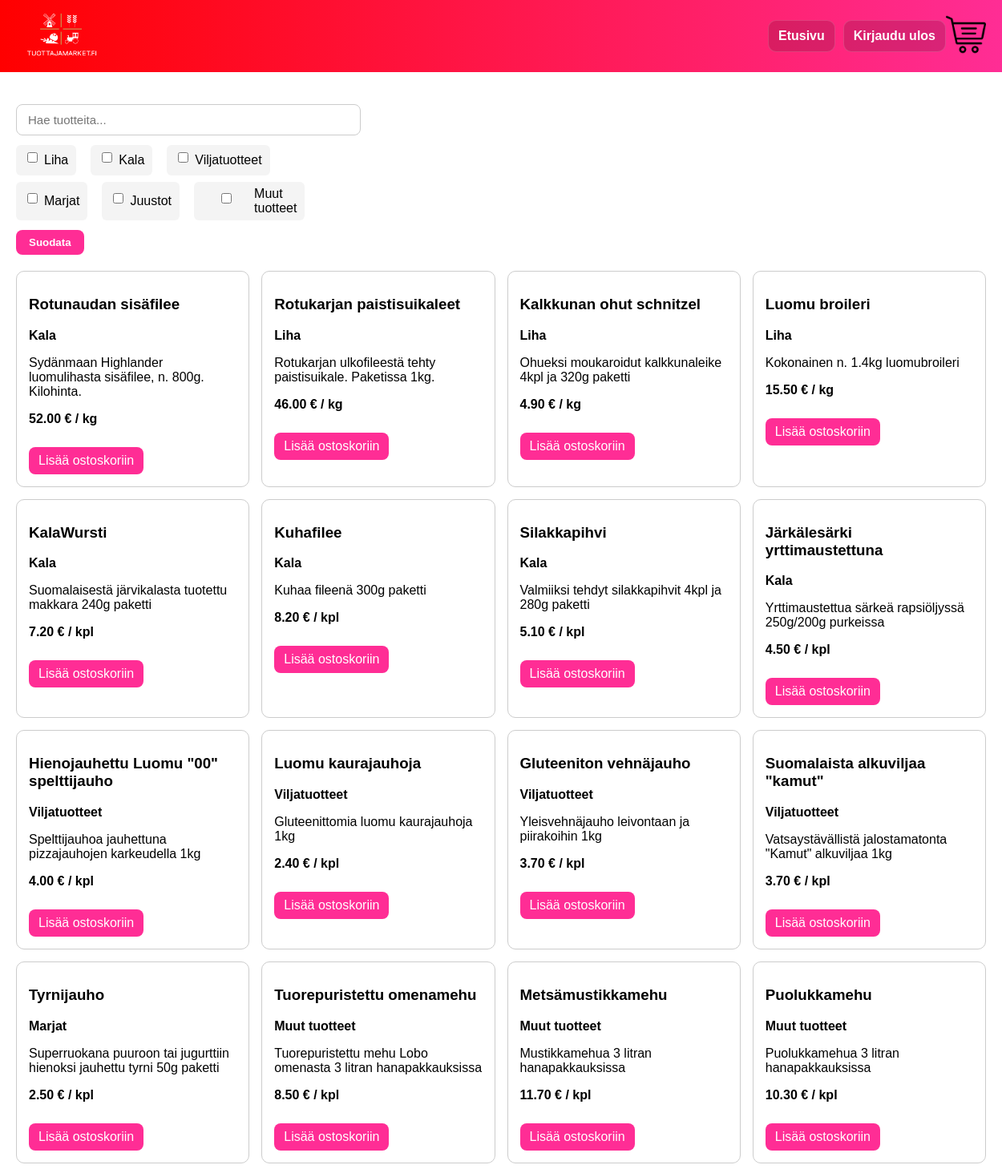
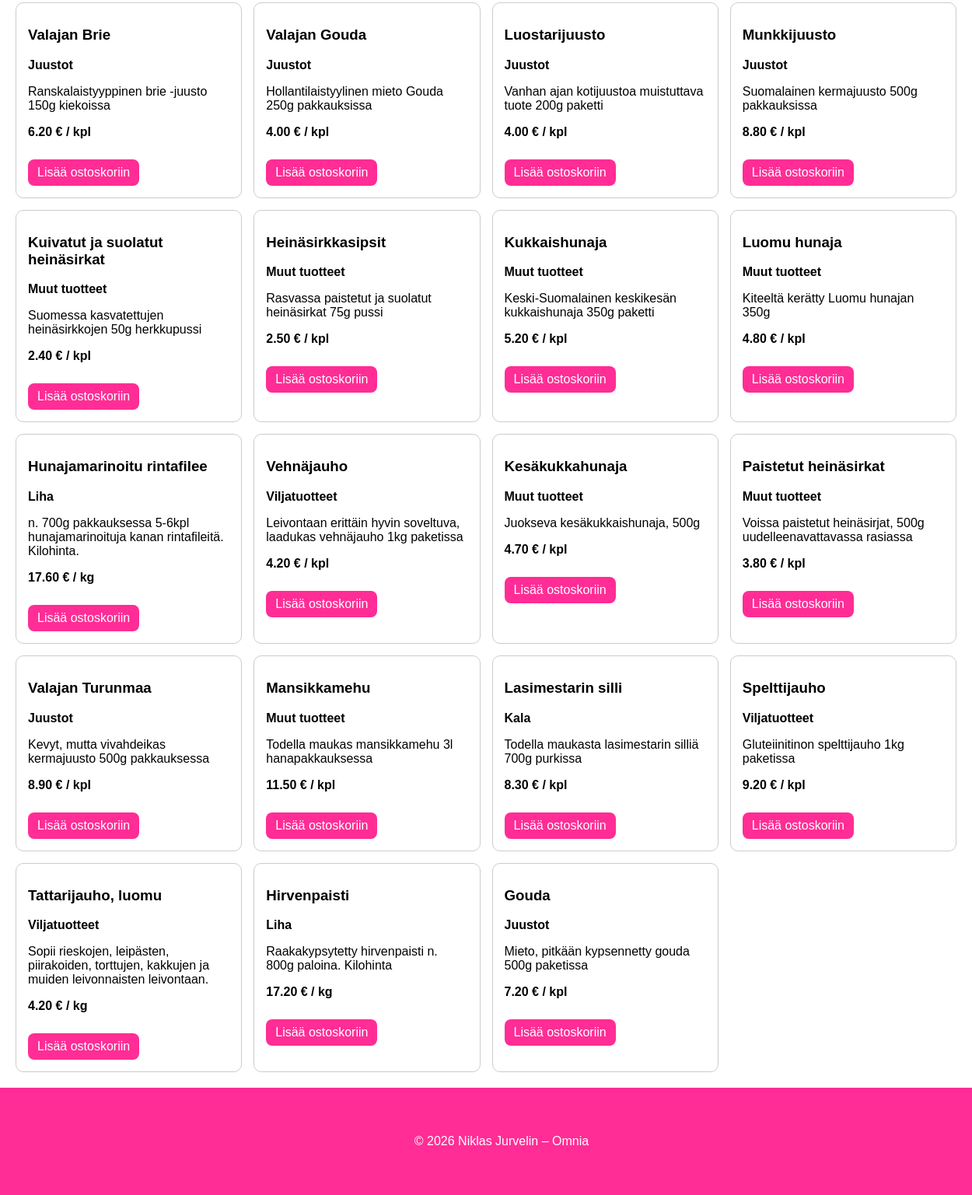
/kauppa.php, run on the app's committed database (2 pictures, top to bottom).
### tables this page shows
CREATE TABLE `categories` (
  `id` int(11) NOT NULL,
  `name` varchar(200) NOT NULL
);

CREATE TABLE `products` (
  `id` int(11) NOT NULL,
  `producer_id` int(11) NOT NULL,
  `category_id` int(11) NOT NULL,
  `name` varchar(200) NOT NULL,
  `stock` int(11) NOT NULL,
  `unit` varchar(5) NOT NULL,
  `prize` decimal(10,2) NOT NULL,
  `description` text NOT NULL
);

### kauppa.php (the view, shortened to what this page needs)
<?php
require_once "yhteys.php";
$categories = $yhteys->query("SELECT * FROM categories");
$search = $_GET["search"] ?? "";
$selectedCats = $_GET["cat"] ?? [];
$sql = "SELECT products.*, categories.name AS category
        FROM products
        JOIN categories ON products.category_id = categories.id
        WHERE 1";
$products = $yhteys->query($sql);
?>
<!DOCTYPE html>
<html lang="fi">
<head>
    <link rel="stylesheet" href="mystyle.css">
</head>
<body>
    <header class="top-bar">
        <a href="etusivu.php"><img src="logo.png" alt="Logo" class="logo"></a>
        <nav class="nav-links">
            <a href="etusivu.php">Etusivu</a>
            <a href="logout.php">Kirjaudu ulos</a>
        </nav>
        <a href="ostoskori.php"><img src="karry.png" alt="Ostoskori" class="karry"></a>
    </header>
    <div class="container">
        <form method="get" class="filters">
            <input type="text" name="search" placeholder="Hae tuotteita..." value="<?= htmlspecialchars($search) ?>">
            <div class="cat-box">
                <?php while($c = $categories->fetch_assoc()): ?>
                <label>
                    <input type="checkbox" name="cat[]" value="<?= $c['id'] ?>"
                    <?= in_array($c['id'],$selectedCats) ? "checked" : "" ?>>
                    <?= $c['name'] ?>
                </label>
                <?php endwhile; ?>
            </div>
            <button>Suodata</button>
        </form>
        <div class="products">
            <?php while($p = $products->fetch_assoc()): ?>
            <div class="product">
                <h3><?= $p['name'] ?></h3>
                <p><strong><?= $p['category']?></strong></p>
                <p><?= $p['description'] ?></p>
                <p class="price"><?= $p['prize'] ?> € / <?= $p['unit'] ?></p>
                <a class="add" href="ostoskori.php?add=<?= $p['id'] ?>">Lisää ostoskoriin</a>
            </div>
        <?php endwhile; ?>
        </div>
    </div>
    <footer>© <?= date("Y") ?> Niklas Jurvelin – Omnia</footer>
</body>
</html>

### mystyle.css (style rules this page uses)
body { margin: 0; font-family: Arial, sans-serif; }
.top-bar { height: 90px; width: 100%; background: linear-gradient(to right, #ff0000, #ff2d95); display: flex; align-items: center; padding: 0 20px; color: rgb(255, 255, 255); box-sizing: border-box; }
.logo { height: 80px; width: auto; }
.karry { height: 50px; width: auto; margin-left: auto; }
.nav-links { display: flex; align-items: center; gap: 10px; margin-left: auto; }
.nav-links a { text-decoration: none; color: #ffffff; padding: 10px 12px; border-radius: 10px; background: rgba(0, 0, 0, 0.15); border: 1px solid rgba(255, 255, 255, 0.15); font-weight: 600; transition: 0.15s ease; }
.container { padding:20px; }
.filters { margin-bottom:20px; }
.cat-box label { margin-right:10px; }
.products { display:grid; grid-template-columns: repeat(auto-fill,minmax(250px,1fr)); gap:15px; }
.product { border:1px solid #ccc; padding:15px; border-radius:10px; background:white; }
.price { font-weight:bold; }
.add { display:inline-block; margin-top:10px; padding:8px 12px; background:#ff2d95; color:white; text-decoration:none; border-radius:8px; cursor:pointer; transition:0.15s; }
footer { margin-top: auto; padding: 60px 20px; text-align: center; background: #ff2d95; color: white; width: 100%; }
.filters input[type="text"] { width:100%; max-width:400px; padding:10px 14px; margin-bottom:12px; border-radius:8px; border:1px solid #ccc; font-size:15px; transition:0.15s; }
.cat-box { display:flex; flex-wrap:wrap; gap:8px; margin-bottom:12px; }
.cat-box label { background:#f4f4f4; padding:6px 10px; border-radius:6px; cursor:pointer; display:flex; align-items:center; gap:5px; transition:0.15s; }
.cat-box input[type="checkbox"] { accent-color:#ff2d95; cursor:pointer; }
.filters button { padding:8px 16px; border:none; border-radius:8px; background:#ff2d95; color:white; font-weight:600; cursor:pointer; transition:0.15s; }
button { padding:8px 16px; border:none; border-radius:8px; background:#ff2d95; color:white; font-weight:600; cursor:pointer; transition:0.15s; }
h3 { margin-top: 15px; }
form { max-width: 400px; margin-top: 20px; }
form input { width: 100%; padding: 10px; margin-bottom: 10px; border-radius: 8px; border: 1px solid #ccc; font-size: 14px; transition: 0.15s; }

### data on the page
categories: name "Liha"
categories: name "Kala"
categories: name "Viljatuotteet"
categories: name "Marjat"
categories: name "Juustot"
categories: name "Muut tuotteet"
products: name "Rotunaudan sisäfilee", category.name "Kala", description "Sydänmaan Highlander luomulihasta sisäfilee, n. 800g. Kilohinta.", prize "52.00", unit "kg"
products: name "Rotukarjan paistisuikaleet", category.name "Liha", description "Rotukarjan ulkofileestä tehty paistisuikale. Paketissa 1kg.", prize "46.00", unit "kg"
products: name "Kalkkunan ohut schnitzel", category.name "Liha", description "Ohueksi moukaroidut kalkkunaleike 4kpl ja 320g paketti", prize "4.90", unit "kg"
products: name "Luomu broileri", category.name "Liha", description "Kokonainen n. 1.4kg luomubroileri", prize "15.50", unit "kg"
products: name "KalaWursti", category.name "Kala", description "Suomalaisestä järvikalasta tuotettu makkara 240g paketti", prize "7.20", unit "kpl"
products: name "Kuhafilee", category.name "Kala", description "Kuhaa fileenä 300g paketti", prize "8.20", unit "kpl"
products: name "Silakkapihvi", category.name "Kala", description "Valmiiksi tehdyt silakkapihvit 4kpl ja 280g paketti", prize "5.10", unit "kpl"
products: name "Järkälesärki yrttimaustettuna", category.name "Kala", description "Yrttimaustettua särkeä rapsiöljyssä 250g/200g purkeissa", prize "4.50", unit "kpl"
products: name "Hienojauhettu Luomu \"00\" spelttijauho", category.name "Viljatuotteet", description "Spelttijauhoa jauhettuna pizzajauhojen karkeudella 1kg", prize "4.00", unit "kpl"
products: name "Luomu kaurajauhoja", category.name "Viljatuotteet", description "Gluteenittomia luomu kaurajauhoja 1kg", prize "2.40", unit "kpl"
products: name "Gluteeniton vehnäjauho", category.name "Viljatuotteet", description "Yleisvehnäjauho leivontaan ja piirakoihin 1kg", prize "3.70", unit "kpl"
products: name "Suomalaista alkuviljaa \"kamut\"", category.name "Viljatuotteet", description "Vatsaystävällistä jalostamatonta \"Kamut\" alkuviljaa 1kg", prize "3.70", unit "kpl"
products: name "Tyrnijauho", category.name "Marjat", description "Superruokana puuroon tai jugurttiin hienoksi jauhettu tyrni 50g paketti", prize "2.50", unit "kpl"
products: name "Tuorepuristettu omenamehu", category.name "Muut tuotteet", description "Tuorepuristettu mehu Lobo omenasta 3 litran hanapakkauksissa", prize "8.50", unit "kpl"
products: name "Metsämustikkamehu", category.name "Muut tuotteet", description "Mustikkamehua 3 litran hanapakkauksissa", prize "11.70", unit "kpl"
products: name "Puolukkamehu", category.name "Muut tuotteet", description "Puolukkamehua 3 litran hanapakkauksissa", prize "10.30", unit "kpl"
products: name "Valajan Brie", category.name "Juustot", description "Ranskalaistyyppinen brie -juusto 150g kiekoissa", prize "6.20", unit "kpl"
products: name "Valajan Gouda", category.name "Juustot", description "Hollantilaistyylinen mieto Gouda 250g pakkauksissa", prize "4.00", unit "kpl"
products: name "Luostarijuusto", category.name "Juustot", description "Vanhan ajan kotijuustoa muistuttava tuote 200g paketti", prize "4.00", unit "kpl"
products: name "Munkkijuusto", category.name "Juustot", description "Suomalainen kermajuusto 500g pakkauksissa", prize "8.80", unit "kpl"
products: name "Kuivatut ja suolatut heinäsirkat", category.name "Muut tuotteet", description "Suomessa kasvatettujen heinäsirkkojen 50g herkkupussi", prize "2.40", unit "kpl"
products: name "Heinäsirkkasipsit", category.name "Muut tuotteet", description "Rasvassa paistetut ja suolatut heinäsirkat 75g pussi", prize "2.50", unit "kpl"
products: name "Kukkaishunaja", category.name "Muut tuotteet", description "Keski-Suomalainen keskikesän kukkaishunaja 350g paketti", prize "5.20", unit "kpl"
products: name "Luomu hunaja", category.name "Muut tuotteet", description "Kiteeltä kerätty Luomu hunajan 350g", prize "4.80", unit "kpl"
products: name "Hunajamarinoitu rintafilee", category.name "Liha", description "n. 700g pakkauksessa 5-6kpl hunajamarinoituja kanan rintafileitä. Kilohinta.", prize "17.60", unit "kg"
products: name "Vehnäjauho", category.name "Viljatuotteet", description "Leivontaan erittäin hyvin soveltuva, laadukas vehnäjauho 1kg paketissa", prize "4.20", unit "kpl"
products: name "Kesäkukkahunaja", category.name "Muut tuotteet", description "Juokseva kesäkukkaishunaja, 500g", prize "4.70", unit "kpl"
products: name "Paistetut heinäsirkat", category.name "Muut tuotteet", description "Voissa paistetut heinäsirjat, 500g uudelleenavattavassa rasiassa", prize "3.80", unit "kpl"
products: name "Valajan Turunmaa", category.name "Juustot", description "Kevyt, mutta vivahdeikas kermajuusto 500g pakkauksessa", prize "8.90", unit "kpl"
products: name "Mansikkamehu", category.name "Muut tuotteet", description "Todella maukas mansikkamehu 3l hanapakkauksessa", prize "11.50", unit "kpl"
products: name "Lasimestarin silli", category.name "Kala", description "Todella maukasta lasimestarin silliä 700g purkissa", prize "8.30", unit "kpl"
products: name "Spelttijauho", category.name "Viljatuotteet", description "Gluteiinitinon spelttijauho 1kg paketissa", prize "9.20", unit "kpl"
products: name "Tattarijauho, luomu", category.name "Viljatuotteet", description "Sopii rieskojen, leipästen, piirakoiden, torttujen, kakkujen ja muiden leivonnaisten leivontaan.", prize "4.20", unit "kg"
products: name "Hirvenpaisti", category.name "Liha", description "Raakakypsytetty hirvenpaisti n. 800g paloina. Kilohinta", prize "17.20", unit "kg"
products: name "Gouda", category.name "Juustot", description "Mieto, pitkään kypsennetty gouda 500g paketissa", prize "7.20", unit "kpl"
